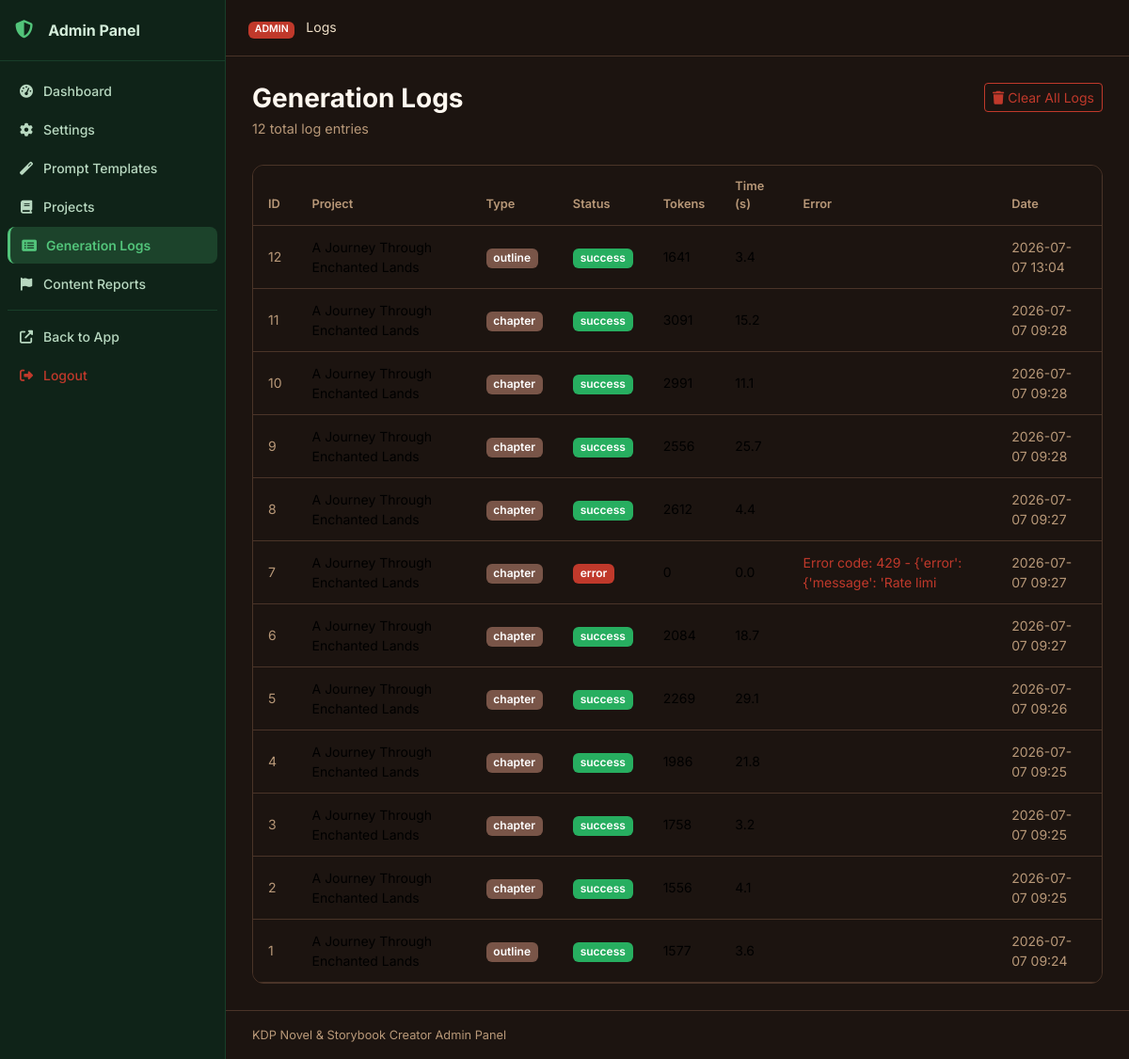
The app's page /julisunkan/logs (signed in), older data.
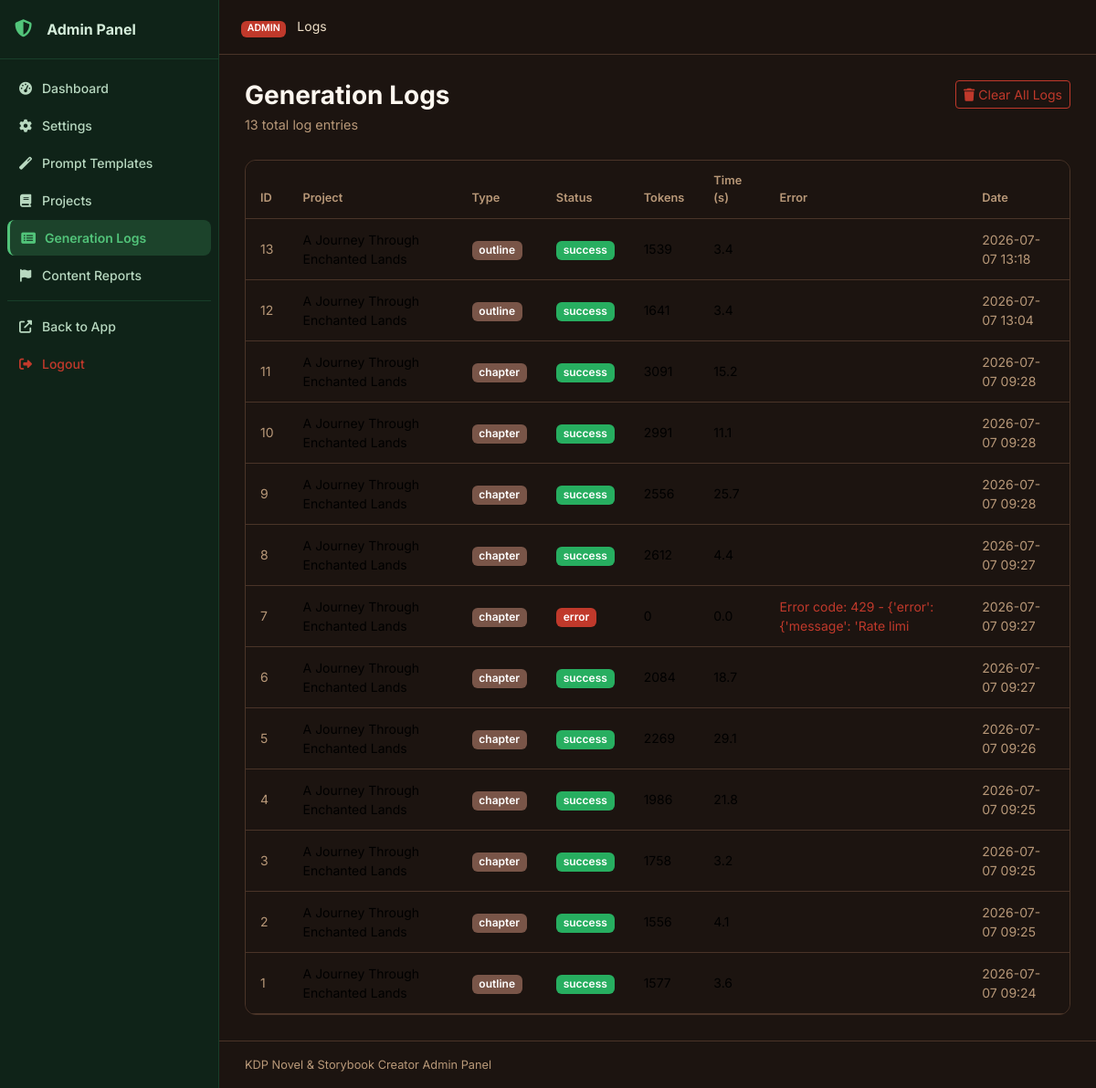
The same page, newer data.
### tables this page shows
CREATE TABLE generation_logs (
    id INTEGER PRIMARY KEY AUTOINCREMENT,
    project_id INTEGER,
    chapter_id INTEGER,
    log_type TEXT DEFAULT 'chapter',
    prompt TEXT DEFAULT '',
    response TEXT DEFAULT '',
    tokens_used INTEGER DEFAULT 0,
    generation_time REAL DEFAULT 0,
    status TEXT DEFAULT 'success',
    error_message TEXT DEFAULT '',
    created_at TIMESTAMP DEFAULT CURRENT_TIMESTAMP,
    FOREIGN KEY (project_id) REFERENCES projects(id) ON DELETE CASCADE
);

CREATE TABLE projects (
    id INTEGER PRIMARY KEY AUTOINCREMENT,
    title TEXT NOT NULL,
    subtitle TEXT DEFAULT '',
    genre TEXT DEFAULT 'Fantasy',
    audience TEXT DEFAULT 'Adult',
    description TEXT DEFAULT '',
    language TEXT DEFAULT 'English',
    story_type TEXT DEFAULT 'Novel',
    writing_style TEXT DEFAULT 'Descriptive',
    point_of_view TEXT DEFAULT 'Third Person Limited',
    tense TEXT DEFAULT 'Past',
    tone TEXT DEFAULT 'Adventurous',
    num_chapters INTEGER DEFAULT 10,
    words_per_chapter INTEGER DEFAULT 2000,
    creativity_level TEXT DEFAULT 'balanced',
    temperature REAL DEFAULT 0.7,
    top_p REAL DEFAULT 0.9,
    max_tokens INTEGER DEFAULT 4096,
    status TEXT DEFAULT 'draft',
    current_chapter INTEGER DEFAULT 0,
    total_words INTEGER DEFAULT 0,
    cover_prompt TEXT DEFAULT '',
    include_images INTEGER DEFAULT 0,
    images_per_chapter INTEGER DEFAULT 1,
    image_style TEXT DEFAULT 'Realistic',
    created_at TIMESTAMP DEFAULT CURRENT_TIMESTAMP,
    updated_at TIMESTAMP DEFAULT CURRENT_TIMESTAMP
);

### routes/admin.py (the view)
@bp.route('/logs')
@admin_required
def logs():
    db = get_db()
    page = int(request.args.get('page', 1))
    per_page = 50
    offset = (page - 1) * per_page
    total = db.execute('SELECT COUNT(*) FROM generation_logs').fetchone()[0]
    log_entries = db.execute(
        '''SELECT gl.*, p.title as project_title FROM generation_logs gl
           LEFT JOIN projects p ON gl.project_id = p.id
           ORDER BY gl.id DESC LIMIT ? OFFSET ?''',
        (per_page, offset)
    ).fetchall()
    return render_template('admin/logs.html', logs=log_entries, page=page,
                           per_page=per_page, total=total)

### database/__init__.py (called while the page is built)
def get_db():
    if 'db' not in g:
        db_path = current_app.config['DATABASE']
        os.makedirs(os.path.dirname(db_path), exist_ok=True)
        g.db = sqlite3.connect(db_path)
        g.db.row_factory = sqlite3.Row
        g.db.execute('PRAGMA foreign_keys = ON')
        g.db.execute('PRAGMA journal_mode = WAL')
    return g.db

### utils/helpers.py (called while the page is built)
def admin_required(f):
    @wraps(f)
    def decorated(*args, **kwargs):
        if not session.get('admin_logged_in'):
            return redirect(url_for('admin.login'))
        return f(*args, **kwargs)
    return decorated

def get_setting(db, key, default=''):
    row = db.execute('SELECT value FROM settings WHERE key = ?', (key,)).fetchone()
    return row['value'] if row else default

### templates/admin/logs.html (shortened to what this page needs)
{% extends "admin/base.html" %}
{% block breadcrumb %}Logs{% endblock %}
{% block admin_content %}
<div class="page-header">
  <div>
    <h1 class="page-title">Generation Logs</h1>
    <p class="page-subtitle">{{ total }} total log entries</p>
  </div>
  <form method="POST" action="{{ url_for('admin.clear_logs') }}" onsubmit="return confirm('Clear all logs?')">
    <button type="submit" class="btn btn-outline-danger btn-sm">
      <i class="fas fa-trash me-1"></i>Clear All Logs
    </button>
  </form>
</div>
<div class="card data-card">
  <div class="card-body p-0">
    <div class="table-responsive">
      <table class="table table-sm table-hover align-middle mb-0">
        <thead>
          <tr>
            <th>ID</th><th>Project</th><th>Type</th><th>Status</th>
            <th>Tokens</th><th>Time (s)</th><th>Error</th><th>Date</th>
          </tr>
        </thead>
        <tbody>
          {% for log in logs %}
          <tr>
            <td class="text-muted small">{{ log.id }}</td>
            <td class="small">{{ log.project_title or '—' }}</td>
            <td><span class="badge bg-secondary">{{ log.log_type }}</span></td>
            <td>
              <span class="badge bg-{{ 'success' if log.status == 'success' else 'danger' }}">
                {{ log.status }}
              </span>
            </td>
            <td class="small">{{ log.tokens_used }}</td>
            <td class="small">{{ '%.1f'|format(log.generation_time) }}</td>
            <td class="small text-danger">{{ log.error_message[:50] if log.error_message else '' }}</td>
            <td class="text-muted small">{{ log.created_at[:16] if log.created_at else '—' }}</td>
          </tr>
          {% endfor %}
        </tbody>
      </table>
    </div>
  </div>
</div>
{% set total_pages = (total / per_page) | round(0, 'ceil') | int %}
{% endblock %}

Row changes from the older to the newer data that the page shows:
added generation_logs: id "13", title "A Journey Through Enchanted Lands", log_type "outline", status "success", tokens_used "1539", generation_time "3.4", created_at "2026-07-07 13:18"
Text that changed along with them:
{{ total }}: "12" → "13"
